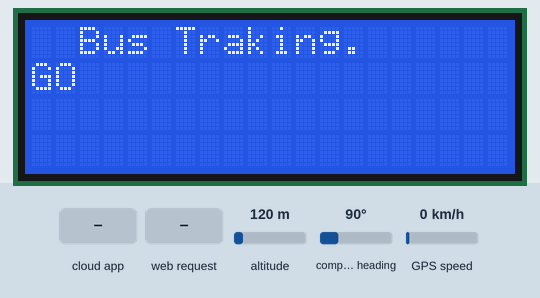
The sketch below on a simulated ESP8266 (NodeMCU). Parts: 20×4 character LCD. Inputs (shaded band) come from the test bench; at power-on: altitude 120 m, compass heading 90°, GPS speed 0 km/h. WiFi joins after 1.5 s; servers stay silent unless stated; the GPS gets a fix after 3 s at 37.7749, -122.4194 with 8 satellites; the Firebase database answers and starts empty; what the sketch prints to the serial monitor is not drawn.

Above: at 2.8 s.
2.9 s: the phone or cloud app sets isStop to 1
At 3.7 s:
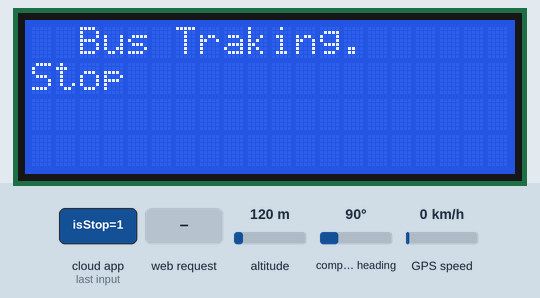
8.5 s: HTTP request GET /get?userId=1 received
At 9.6 s:
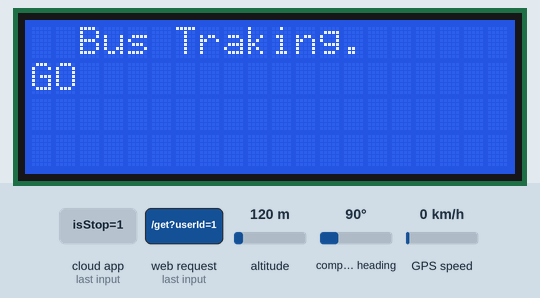
Timing chart, 0 to 11.5 s (numbered marks = the images above; inputs shaded):
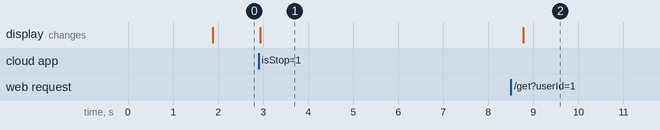

Measured:
- after the input at 2.9 s, the display: changes at once (image 1)
- after the input at 8.5 s, the display: changes after 0.27 s (image 2)

The sketch:

bus_system_test_5.ino
```cpp
#include <Custom_GPS.h>

//gps code
//#include <TinyGPS++.h>
//#include <SoftwareSerial.h>

//GPS
//TinyGPSPlus gps;  // The TinyGPS++ object
////SoftwareSerial ss(4, 5); // The serial connection to the GPS device D1,D2
//SoftwareSerial ss(5, 4);
//float latitude , longitude;
//int year , month , date, hour , minute , second;
//String date_str , time_str , lat_str , lng_str;
//int pm;

Custom_GPS custom_gps(5,4);

//firebase code
#include <ESP8266WiFi.h>
#include <FirebaseArduino.h>
#define FIREBASE_HOST "test-e2db4-default-rtdb.firebaseio.com"
#define FIREBASE_AUTH "Rf1tfDahq1g5hzmrRd9OGfbOO4WXFIC8Q2P2XFbm"

//I2C display
#include <Wire.h>
#include <LiquidCrystal_I2C.h>
LiquidCrystal_I2C lcd(0x27,20,4);  // set the LCD address to 0x27 for a 16 chars and 2 line display

int SCL_pin = 14; //Pin D5
int SDA_pin = 12; //Pin D6

//web server
#include <ESP8266WebServer.h>

const char* ssid = "Bus traking system";
const char* password = "";

IPAddress local_ip(192, 168, 1, 1);
//IPAddress local_ip(192, 168, 4, 1);
IPAddress gateway(192, 168, 1, 1);
IPAddress subnet(255, 255, 255, 0);

ESP8266WebServer server(80);
String userId = "dd";

//auto connect
#include <DNSServer.h>
//#include <ESP8266WebServer.h>
#include <WiFiManager.h>

void setup(){
  Serial.begin(115200);
//  ss.begin(9600);
  Serial.println();

  //I2C Display
  pinMode(SCL_pin, OUTPUT);
  pinMode(SDA_pin, OUTPUT);
  digitalWrite(SDA_pin,LOW);
  digitalWrite(SCL_pin, LOW);

  Wire.begin(SDA_pin ,SCL_pin);
  lcd.init();// initialize the lcd
  displayMessage("Setup Your Device.");

//autoConnect wifi
WiFiManager wifiManager;
wifiManager.autoConnect("AutoConnectAP");
Serial.println("connected...yeey :)");

  Firebase.begin(FIREBASE_HOST, FIREBASE_AUTH);

  // web server
  WiFi.softAP(ssid, password);
  WiFi.softAPConfig(local_ip, gateway, subnet);
  delay(100);

  server.on("/", HTTP_GET, handle_OnConnect);
  server.on("/get", HTTP_GET, handle_get);
  server.onNotFound(handle_NotFound);

  server.begin();
  Serial.println("HTTP server started");
  // web server end

}
void loop(){
  server.handleClient();
  if(userId!=""){

    custom_gps.update();

    Serial.println("Latitude: " + String(custom_gps.getLatitude(), 6));
    Serial.println("Longitude: " + String(custom_gps.getLongitude(), 6));
    Serial.println("Date: " + custom_gps.getDate());
    Serial.println("Time: " + custom_gps.getTime());
    Serial.println("Speed (km/h): " + String(custom_gps.getSpeed(), 6));

    int isStop=Firebase.getBool(userId+"/isStop");
    Serial.println(isStop);
    if(isStop==1){
        displayMessage("Stop");
    }else{
      displayMessage("GO");
    }
    Serial.println();
    if (Firebase.failed()) {
            Serial.print("value /value failed:");
            Serial.println(Firebase.error());
            delay(1000);
            return;
        }
//  delay(10);
  }
}

void displayMessage(String message){
  // Print a message to the LCD.
  lcd.clear();
  lcd.backlight();
  lcd.setCursor(2,0);
  lcd.print("Bus Traking.");
  lcd.setCursor(0,1);
  lcd.print(message);
}

//web server
void handle_OnConnect() {
  server.send(200, "text/html", SendHTML());
}

void handle_get() {
  if (server.hasArg("userId")) {
    userId = server.arg("userId");
    Serial.println("User ID: " + userId);
  }
  server.send(200, "text/html", "User ID received: " + userId +
                                   "<br><a href=\"/\">Return to Home Page</a>");
}

void handle_NotFound() {
  server.send(404, "text/plain", "Not found");
}

String SendHTML() {
  String ptr = "<!DOCTYPE html> <html>\n";
  ptr += "<head><meta name=\"viewport\" content=\"width=device-width, initial-scale=1.0, user-scalable=no\">\n";
  ptr += "<title>User ID Input</title>\n";
  ptr += "<style>html { font-family: Helvetica; display: inline-block; margin: 0px auto; text-align: center;}\n";
  ptr += "body{margin-top: 50px;} h1 {color: #444444;margin: 50px auto 30px;} h3 {color: #444444;margin-bottom: 50px;}\n";
  ptr += "form {margin-bottom: 20px;} input {font-size: 16px;}\n";
  ptr += "</style>\n";
  ptr += "</head>\n";
  ptr += "<body>\n";
  ptr += "<h1>ESP8266 Web Server</h1>\n";
  ptr += "<h3>Enter your User ID</h3>\n";

  // Add userId input field
  ptr += "<form action=\"/get\">\n";
  ptr += "  User ID: <input type=\"text\" name=\"userId\">\n";
  ptr += "  <input type=\"submit\" value=\"Submit\">\n";
  ptr += "</form>\n";

  ptr += "</body>\n";
  ptr += "</html>\n";
  return ptr;
}
```
